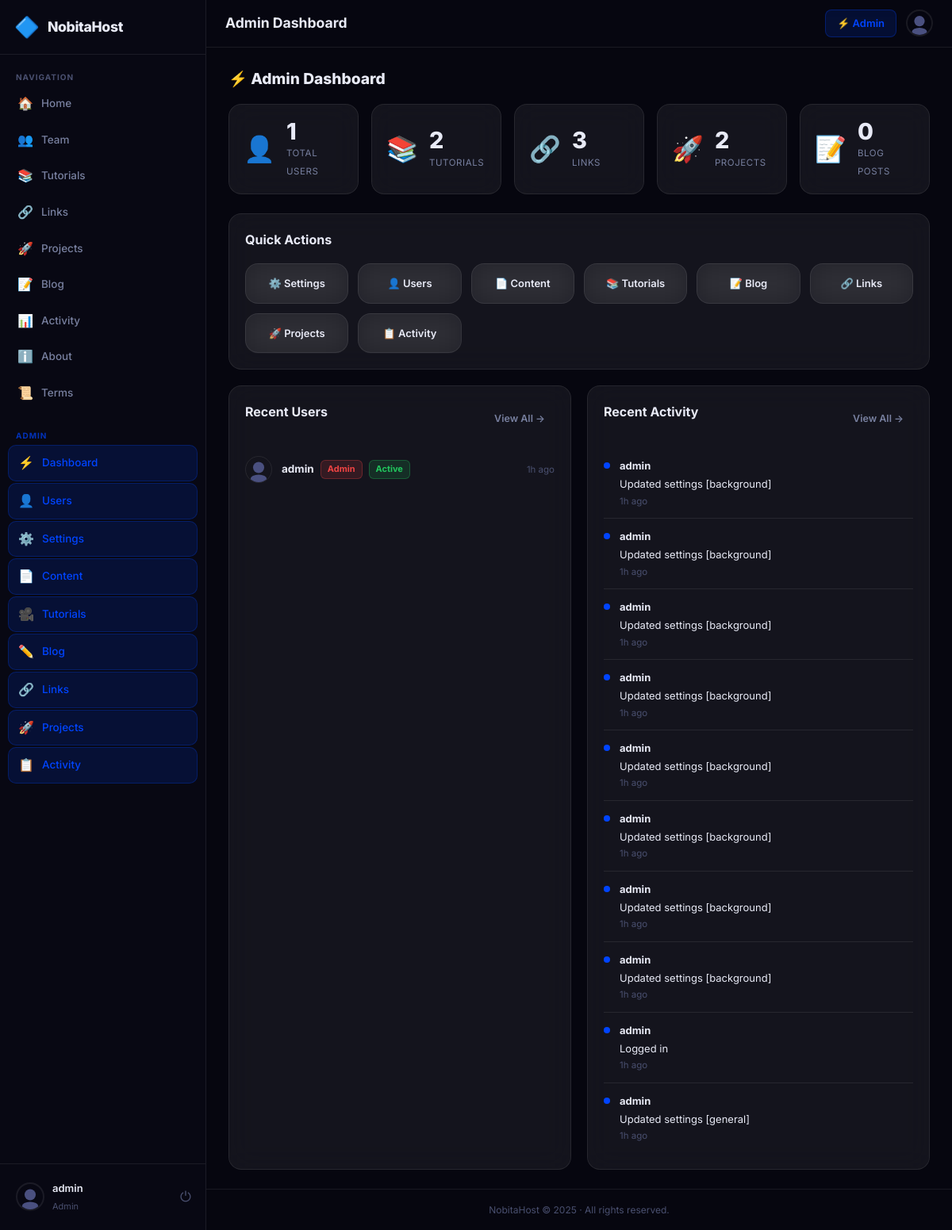
/index.php?page=admin (signed in), run on the app's committed database.
### tables this page shows
CREATE TABLE users (
      id INTEGER PRIMARY KEY AUTOINCREMENT,
      username TEXT UNIQUE NOT NULL,
      email TEXT UNIQUE NOT NULL,
      password TEXT NOT NULL,
      role TEXT NOT NULL DEFAULT 'user',
      status TEXT NOT NULL DEFAULT 'active',
      owner_id INTEGER DEFAULT NULL,
      profile_pic TEXT DEFAULT '',
      bio TEXT DEFAULT '',
      two_factor_enabled INTEGER NOT NULL DEFAULT 0,
      two_factor_secret TEXT DEFAULT NULL,
      is_demo INTEGER NOT NULL DEFAULT 0,
      last_login TEXT,
      last_ip TEXT DEFAULT '',
      created_at TEXT NOT NULL DEFAULT (datetime('now'))
    );

CREATE TABLE activity_log (
      id INTEGER PRIMARY KEY AUTOINCREMENT,
      user_id INTEGER,
      username TEXT DEFAULT '',
      action TEXT NOT NULL,
      ip TEXT DEFAULT '',
      created_at TEXT NOT NULL DEFAULT (datetime('now'))
    );

CREATE TABLE content_pages (
      id INTEGER PRIMARY KEY AUTOINCREMENT,
      slug TEXT UNIQUE NOT NULL,
      title TEXT NOT NULL,
      content TEXT DEFAULT '',
      updated_at TEXT,
      updated_by INTEGER
    );

### index.php (called while the page is built, shortened)
<?php
require_once __DIR__ . '/auth.php';
require_once __DIR__ . '/settings.php';
require_once __DIR__ . '/helpers.php';
require_once __DIR__ . '/mailer.php';
$user = currentUser();
$page = $_GET['page'] ?? 'home';
$routes = [
    'login'        => ['pages/auth/login.php',     false, false],
    'register'     => ['pages/auth/register.php',  false, false],
    'logout'       => ['pages/auth/logout.php',    false, false],
    'forgot'       => ['pages/auth/forgot.php',    false, false],
    'reset'        => ['pages/auth/reset.php',     false, false],
    'verify-2fa'   => ['pages/auth/verify-2fa.php',false, false],
    'home'         => ['pages/user/home.php',         true, false],
    'profile'      => ['pages/user/profile.php',      true, false],
    'team'         => ['pages/user/team.php',          true, false],
    'about'        => ['pages/user/about.php',         true, false],
    'tutorials'    => ['pages/user/tutorials.php',     true, false],
    'projects'     => ['pages/user/projects.php',      true, false],
    'links'        => ['pages/user/links.php',         true, false],
    'activity'     => ['pages/user/activity.php',      true, false],
    'blog'         => ['pages/user/blog.php',          true, false],
    'blog-post'    => ['pages/user/blog-post.php',     true, false],
    'terms'        => ['pages/user/terms.php',         true, false],
    'admin'        => ['pages/admin/dashboard.php',   true, true],
    'admin-users'  => ['pages/admin/users.php',       true, true],
    'admin-settings' => ['pages/admin/settings.php', true, true],
    'admin-content'  => ['pages/admin/content.php',  true, true],
    'admin-tutorials'=> ['pages/admin/tutorials.php', true, true],
    'admin-blog'     => ['pages/admin/blog.php',      true, true],
    'admin-activity' => ['pages/admin/activity.php',  true, true],
    'admin-roles'    => ['pages/admin/roles.php',     true, true],
    'admin-links'    => ['pages/admin/links.php',     true, true],
    'admin-projects' => ['pages/admin/projects.php',  true, true],
];
[$file, $needsAuth, $needsAdmin] = $routes[$page];
$filePath = __DIR__ . '/' . $file;
include $filePath;

### auth.php (called while the page is built, shortened)
<?php
function currentUser(): ?array {
    $db   = getDB();
    $stmt = $db->prepare("SELECT * FROM users WHERE id = ?");
    $stmt->execute([$_SESSION['user_id']]);
    $u = $stmt->fetch();
    return $u;
}
function requireLogin(): array {
    $user = currentUser();
    return $user;
}
function requireAdmin(): array {
    $user = requireLogin();
    return $user;
}
function isAdmin(?array $user): bool {
    return $user && $user['role'] === 'admin';
}

### helpers.php (called while the page is built, shortened)
<?php
function h(string $str): string {
    return htmlspecialchars($str, ENT_QUOTES | ENT_HTML5, 'UTF-8');
}
function timeAgo(string $datetime): string {
    $diff = time() - strtotime($datetime);
    if ($diff < 86400) return floor($diff/3600) . 'h ago';
    return date('M j, Y', strtotime($datetime));
}
function avatarUrl(?string $profilePic, string $username): string {
    return 'public/img/avatar.svg';
}

### settings.php (called while the page is built, shortened)
<?php
function getContentPage(string $slug): ?array {
    $db   = getDB();
    $stmt = $db->prepare("SELECT * FROM content_pages WHERE slug = ?");
    $stmt->execute([$slug]);
    return $stmt->fetch() ?: null;
}

### pages/admin/dashboard.php (the view, shortened to what this page needs)
<?php
$user   = requireAdmin();
$pageId = 'admin';
$db     = getDB();
$totalUsers    = $db->query("SELECT COUNT(*) FROM users")->fetchColumn();
$totalTutorials= $db->query("SELECT COUNT(*) FROM tutorials")->fetchColumn();
$totalLinks    = $db->query("SELECT COUNT(*) FROM links")->fetchColumn();
$totalProjects = $db->query("SELECT COUNT(*) FROM projects")->fetchColumn();
$totalBlog     = $db->query("SELECT COUNT(*) FROM blog_posts WHERE published=1")->fetchColumn();
$recentUsers   = $db->query("SELECT * FROM users ORDER BY created_at DESC LIMIT 5")->fetchAll();
$recentActivity= $db->query("SELECT * FROM activity_log ORDER BY created_at DESC LIMIT 10")->fetchAll();
?>
<div class="admin-dashboard">
  <h2 class="section-title">⚡ Admin Dashboard</h2>
  <div class="stats-grid">
    <div class="stat-card card">
      <span class="stat-icon">👤</span>
      <div class="stat-info">
        <span class="stat-num"><?= $totalUsers ?></span>
        <span class="stat-label">Total Users</span>
      </div>
    </div>
    <div class="stat-card card">
      <span class="stat-icon">📚</span>
      <div class="stat-info">
        <span class="stat-num"><?= $totalTutorials ?></span>
        <span class="stat-label">Tutorials</span>
      </div>
    </div>
    <div class="stat-card card">
      <span class="stat-icon">🔗</span>
      <div class="stat-info">
        <span class="stat-num"><?= $totalLinks ?></span>
        <span class="stat-label">Links</span>
      </div>
    </div>
    <div class="stat-card card">
      <span class="stat-icon">🚀</span>
      <div class="stat-info">
        <span class="stat-num"><?= $totalProjects ?></span>
        <span class="stat-label">Projects</span>
      </div>
    </div>
    <div class="stat-card card">
      <span class="stat-icon">📝</span>
      <div class="stat-info">
        <span class="stat-num"><?= $totalBlog ?></span>
        <span class="stat-label">Blog Posts</span>
      </div>
    </div>
  </div>
  <div class="quick-actions card">
    <h3 class="card-title">Quick Actions</h3>
    <div class="action-grid">
      <a href="index.php?page=admin-settings" class="action-btn card">⚙️ Settings</a>
      <a href="index.php?page=admin-users" class="action-btn card">👤 Users</a>
      <a href="index.php?page=admin-content" class="action-btn card">📄 Content</a>
      <a href="index.php?page=admin-tutorials" class="action-btn card">📚 Tutorials</a>
      <a href="index.php?page=admin-blog" class="action-btn card">📝 Blog</a>
      <a href="index.php?page=admin-links" class="action-btn card">🔗 Links</a>
      <a href="index.php?page=admin-projects" class="action-btn card">🚀 Projects</a>
      <a href="index.php?page=admin-activity" class="action-btn card">📋 Activity</a>
    </div>
  </div>
  <div class="admin-cols">
    <div class="card">
      <div class="card-header-row">
        <h3 class="card-title">Recent Users</h3>
        <a href="index.php?page=admin-users" class="btn btn-sm btn-ghost">View All →</a>
      </div>
      <div class="user-list">
        <?php foreach ($recentUsers as $u): ?>
        <div class="user-list-item">
          <img src="<?= h(avatarUrl($u['profile_pic'], $u['username'])) ?>"
               alt="avatar" class="user-list-avatar" onerror="this.src='public/img/avatar.svg'">
          <div class="user-list-info">
            <span class="user-list-name"><?= h($u['username']) ?></span>
            <span class="badge badge-<?= h($u['role']) ?>"><?= ucfirst(h($u['role'])) ?></span>
            <span class="badge badge-<?= $u['status'] === 'active' ? 'success' : 'danger' ?>"><?= ucfirst(h($u['status'])) ?></span>
          </div>
          <span class="user-list-date"><?= timeAgo($u['created_at']) ?></span>
        </div>
        <?php endforeach; ?>
      </div>
    </div>
    <div class="card">
      <div class="card-header-row">
        <h3 class="card-title">Recent Activity</h3>
        <a href="index.php?page=admin-activity" class="btn btn-sm btn-ghost">View All →</a>
      </div>
      <div class="activity-list">
        <?php foreach ($recentActivity as $log): ?>
        <div class="activity-item">
          <div class="activity-dot"></div>
          <div class="activity-info">
            <span class="activity-user"><?= h($log['username']) ?></span>
            <span class="activity-action"><?= h($log['action']) ?></span>
            <span class="activity-time"><?= timeAgo($log['created_at']) ?></span>
          </div>
        </div>
        <?php endforeach; ?>
      </div>
    </div>
  </div>
</div>
<?php
include __DIR__ . '/../../views/layout.php';

### views/partials/sidebar.php (shortened to what this page needs)
<?php
$s         = $s ?? getSettings();
$user      = $user ?? currentUser();
$panelName = h($s['panel_name'] ?? 'NobitaHost');
$logoType  = $s['logo_type'] ?? 'emoji';
$logoEmoji = h($s['logo_emoji'] ?? '🔷');
$logoUrl   = h($s['logo_url'] ?? '');
$isAdmin   = isAdmin($user);
$pageId    = $pageId ?? '';
$navItems = [
    ['icon'=>'🏠','label'=>'Home',      'page'=>'home'],
    ['icon'=>'👥','label'=>'Team',       'page'=>'team'],
    ['icon'=>'📚','label'=>'Tutorials',  'page'=>'tutorials'],
    ['icon'=>'🔗','label'=>'Links',      'page'=>'links'],
    ['icon'=>'🚀','label'=>'Projects',   'page'=>'projects'],
    ['icon'=>'📝','label'=>'Blog',       'page'=>'blog'],
    ['icon'=>'📊','label'=>'Activity',   'page'=>'activity'],
    ['icon'=>'ℹ️', 'label'=>'About',     'page'=>'about'],
    ['icon'=>'📜','label'=>'Terms',      'page'=>'terms'],
];
$adminItems = [
    ['icon'=>'⚡','label'=>'Dashboard',  'page'=>'admin'],
    ['icon'=>'👤','label'=>'Users',      'page'=>'admin-users'],
    ['icon'=>'⚙️', 'label'=>'Settings',  'page'=>'admin-settings'],
    ['icon'=>'📄','label'=>'Content',    'page'=>'admin-content'],
    ['icon'=>'🎥','label'=>'Tutorials',  'page'=>'admin-tutorials'],
    ['icon'=>'✏️', 'label'=>'Blog',      'page'=>'admin-blog'],
    ['icon'=>'🔗','label'=>'Links',      'page'=>'admin-links'],
    ['icon'=>'🚀','label'=>'Projects',   'page'=>'admin-projects'],
    ['icon'=>'📋','label'=>'Activity',   'page'=>'admin-activity'],
];
?>
<aside class="sidebar" id="sidebar">
  <div class="sidebar-header">
    <a href="index.php?page=home" class="sidebar-brand">
      <?php if ($logoType === 'image' && $logoUrl): ?>
        <img src="<?= $logoUrl ?>" alt="logo" class="brand-logo-img">
      <?php else: ?>
        <span class="brand-logo-emoji"><?= $logoEmoji ?></span>
      <?php endif; ?>
      <span class="brand-name"><?= $panelName ?></span>
    </a>
  </div>
  <nav class="sidebar-nav">
    <div class="nav-section">
      <span class="nav-section-label">Navigation</span>
      <?php foreach ($navItems as $item): ?>
      <a href="index.php?page=<?= $item['page'] ?>"
         class="nav-item <?= ($pageId === $item['page']) ? 'active' : '' ?>">
        <span class="nav-icon"><?= $item['icon'] ?></span>
        <span class="nav-label"><?= $item['label'] ?></span>
      </a>
      <?php endforeach; ?>
    </div>
    <?php if ($isAdmin): ?>
    <div class="nav-section nav-admin">
      <span class="nav-section-label">Admin</span>
      <?php foreach ($adminItems as $item): ?>
      <a href="index.php?page=<?= $item['page'] ?>"
         class="nav-item <?= ($pageId === $item['page']) ? 'active' : '' ?>">
        <span class="nav-icon"><?= $item['icon'] ?></span>
        <span class="nav-label"><?= $item['label'] ?></span>
      </a>
      <?php endforeach; ?>
    </div>
    <?php endif; ?>
  </nav>
  <div class="sidebar-footer">
    <a href="index.php?page=profile" class="sidebar-user">
      <img src="<?= h(avatarUrl($user['profile_pic'] ?? '', $user['username'])) ?>"
           alt="avatar" class="sidebar-avatar" onerror="this.src='public/img/avatar.svg'">
      <div class="sidebar-user-info">
        <span class="sidebar-username"><?= h($user['username']) ?></span>
        <span class="sidebar-role <?= h($user['role']) ?>"><?= ucfirst(h($user['role'])) ?></span>
      </div>
    </a>
    <a href="index.php?page=logout" class="sidebar-logout" title="Logout">⏻</a>
  </div>
</aside>

### views/partials/footer.php
<?php
$s         = $s ?? getSettings();
$panelName = h($s['panel_name'] ?? 'NobitaHost');
$footerPage = getContentPage('footer');
$footerText = $footerPage ? $footerPage['content'] : "{$panelName} &copy; " . date('Y');
?>
<footer class="app-footer">
  <p><?= $footerText ?></p>
</footer>

### data on the page
users: username "admin", role "Admin", status "Active", created_at "1h ago"
activity_log: username "admin", action "Updated settings [background]", created_at "1h ago"
activity_log: username "admin", action "Updated settings [background]", created_at "1h ago"
activity_log: username "admin", action "Updated settings [background]", created_at "1h ago"
activity_log: username "admin", action "Updated settings [background]", created_at "1h ago"
activity_log: username "admin", action "Updated settings [background]", created_at "1h ago"
activity_log: username "admin", action "Updated settings [background]", created_at "1h ago"
activity_log: username "admin", action "Updated settings [background]", created_at "1h ago"
activity_log: username "admin", action "Updated settings [background]", created_at "1h ago"
activity_log: username "admin", action "Logged in", created_at "1h ago"
activity_log: username "admin", action "Updated settings [general]", created_at "1h ago"
content_pages: content "NobitaHost © 2025 · All rights reserved."

### other printed values
$logoEmoji "🔷"
$panelName "NobitaHost"
$item['icon'] "🏠"
$item['label'] "Home"
$item['icon'] "👥"
$item['label'] "Team"
$item['icon'] "📚"
$item['label'] "Tutorials"
$item['icon'] "🔗"
$item['label'] "Links"
$item['icon'] "🚀"
$item['label'] "Projects"
$item['icon'] "📝"
$item['label'] "Blog"
$item['icon'] "📊"
